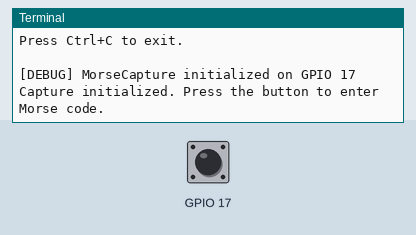
Recording of a program running on a simulated Raspberry Pi (BCM pin numbers). Parts: the last lines printed to the terminal. Inputs (shaded band) come from the test bench; at power-on: GPIO 17 HIGH. Threads take turns every 2 ms.

Above: at 1.2 s.
1.3 s: GPIO 17 pulled LOW for 0.15 s
At 2.6 s:
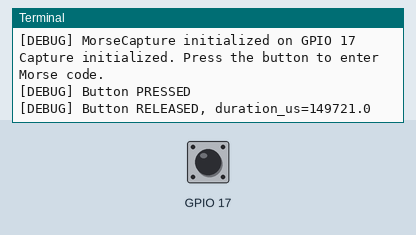
2.9 s: GPIO 17 pulled LOW for 3.2 s
At 3.4 s:
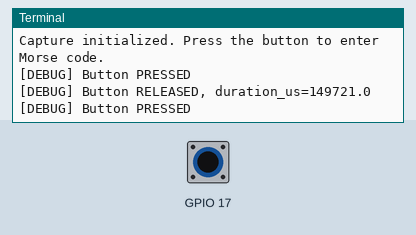
9.1 s: GPIO 17 pulled LOW for 1 s
At 13.0 s:
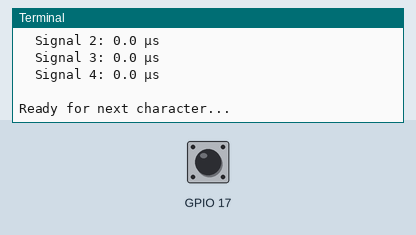
Timing chart, 0 to 14.5 s (numbered marks = the images above; inputs shaded):
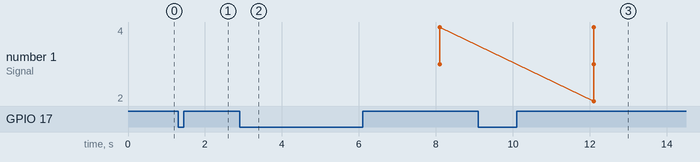

The program:

capture.py
```python
"""
Morse Code Signal Capture Module for Raspberry Pi 5

Captures timing signals from a physical button to decode Morse code.
Uses GPIO interrupts and high-precision timing to measure button press durations.

Hardware: Tactile button connected to GPIO 17 (BCM) with internal pull-up resistor.
"""

import time
import threading
from typing import List, Callable, Optional
from gpiozero import Button

# Configuration constants
MAX_SIGNALS = 4           # Maximum signals per character (Morse uses up to 4)
TIMEOUT_SECONDS = 2.0     # Timeout to detect end of character
GPIO_PIN = 17             # GPIO pin for button (BCM numbering)
BOUNCE_TIME = 0.05        # Debounce time to filter contact bounce (50ms)


class MorseCapture:
    """
    Captures Morse code timing signals from a GPIO button.

    Measures button press durations in microseconds and triggers a callback
    when a character is complete (detected via timeout after last release).
    """

    def __init__(
        self,
        gpio_pin: int = GPIO_PIN,
        on_character_complete: Optional[Callable[[List[float]], None]] = None,
        bounce_time: float = BOUNCE_TIME
    ):
        """
        Initialize the Morse capture system.

        Args:
            gpio_pin: BCM GPIO pin number for the button.
            on_character_complete: Callback function called when character is complete.
                                  Receives a list of 4 timing values (microseconds).
            bounce_time: Debounce time in seconds to filter mechanical contact bounce.
        """
        self.gpio_pin = gpio_pin
        self.on_character_complete = on_character_complete
        self.bounce_time = bounce_time

        # Thread-safe storage for captured signal durations
        self._signals: List[float] = []
        self._lock = threading.RLock()  # Re-entrant lock for nested calls

        # Timing state
        self._press_start_time: Optional[float] = None
        self._timeout_timer: Optional[threading.Timer] = None

        # Initialize GPIO button with internal pull-up resistor
        # With pull-up enabled, GPIO reads HIGH when button is open,
        # and LOW when button connects GPIO to GND
        self._button = Button(
            gpio_pin,
            pull_up=True,           # Use internal pull-up resistor (no external resistor needed)
            bounce_time=bounce_time  # Filter out mechanical contact bounce
        )

        # Register event handlers for button press/release
        # gpiozero calls these from a background thread when GPIO state changes
        self._button.when_pressed = self._on_button_pressed
        self._button.when_released = self._on_button_released

        print(f"[DEBUG] MorseCapture initialized on GPIO {gpio_pin}")
        self._running = True

    def _get_time_us(self) -> float:
        """Get current time in microseconds using high-precision timer."""
        # perf_counter_ns() provides nanosecond precision, convert to microseconds
        return time.perf_counter_ns() / 1000.0

    def _on_button_pressed(self) -> None:
        """Handle button press event - start timing the press duration."""
        if not self._running:
            return

        print("[DEBUG] Button PRESSED")

        # Cancel any pending timeout (user is still entering signals)
        self._cancel_timeout()

        # Record the start time for this press
        self._press_start_time = self._get_time_us()

    def _on_button_released(self) -> None:
        """Handle button release event - record duration and start timeout timer."""
        if not self._running or self._press_start_time is None:
            return

        # Calculate how long the button was pressed (in microseconds)
        release_time = self._get_time_us()
        duration_us = release_time - self._press_start_time
        self._press_start_time = None

        print(f"[DEBUG] Button RELEASED, duration_us={duration_us:.1f}")

        # Store the signal duration if we haven't exceeded the maximum
        with self._lock:
            if len(self._signals) < MAX_SIGNALS:
                self._signals.append(duration_us)

        # Start timeout timer - if no more presses occur within TIMEOUT_SECONDS,
        # we'll assume the character is complete
        self._start_timeout()

    def _start_timeout(self) -> None:
        """Start the timeout timer to detect end of character."""
        # Cancel any existing timeout (user may have pressed again)
        self._cancel_timeout()

        # Create a timer that will fire after TIMEOUT_SECONDS
        # The timer runs in a daemon thread, so it won't prevent program exit
        self._timeout_timer = threading.Timer(
            TIMEOUT_SECONDS,
            self._on_timeout
        )
        self._timeout_timer.daemon = True
        self._timeout_timer.start()

    def _cancel_timeout(self) -> None:
        """Cancel any pending timeout timer."""
        if self._timeout_timer is not None:
            self._timeout_timer.cancel()
            self._timeout_timer = None

    def _on_timeout(self) -> None:
        """
        Handle timeout event - character is complete.

        This is called when no button activity occurs for TIMEOUT_SECONDS.
        We package up the captured signals and trigger the callback.
        """
        if not self._running:
            return

        # Get the captured signals (padded to MAX_SIGNALS length)
        with self._lock:
            signals = self.get_padded_signals()
            self._signals = []  # Reset for next character

        # Trigger the callback if one was registered
        if self.on_character_complete is not None:
            self.on_character_complete(signals)

    def get_padded_signals(self) -> List[float]:
        """
        Get captured signals, padded to MAX_SIGNALS length.

        Returns a list of exactly MAX_SIGNALS float values (microseconds).
        Shorter sequences are padded with 0.0.
        """
        with self._lock:
            signals = self._signals.copy()

        # Pad with zeros if fewer than MAX_SIGNALS signals were captured
        while len(signals) < MAX_SIGNALS:
            signals.append(0.0)

        return signals[:MAX_SIGNALS]

    def close(self) -> None:
        """Clean up resources and stop capture."""
        self._running = False
        self._cancel_timeout()
        self._button.close()

    def __enter__(self):
        """Context manager entry."""
        return self

    def __exit__(self, exc_type, exc_val, exc_tb):
        """Context manager exit - ensures cleanup."""
        self.close()
        return False


# =============================================================================
# Standalone Testing
# =============================================================================

if __name__ == "__main__":
    print("=" * 50)
    print("  MorseAI Signal Capture Test")
    print("=" * 50)
    print(f"  GPIO Pin: {GPIO_PIN}")
    print(f"  Timeout: {TIMEOUT_SECONDS}s")
    print(f"  Bounce Time: {BOUNCE_TIME * 1000:.0f}ms")
    print("=" * 50)
    print()

    def on_char_complete(signals: List[float]) -> None:
        """Callback to display captured signals."""
        print(f"\n[Character Complete] Signals (µs): {signals}")
        print(f"  Signal 1: {signals[0]:,.1f} µs")
        print(f"  Signal 2: {signals[1]:,.1f} µs")
        print(f"  Signal 3: {signals[2]:,.1f} µs")
        print(f"  Signal 4: {signals[3]:,.1f} µs")
        print("\nReady for next character...")

    print("Press Ctrl+C to exit.\n")

    try:
        with MorseCapture(on_character_complete=on_char_complete) as capture:
            print("Capture initialized. Press the button to enter Morse code.")
            while True:
                time.sleep(0.1)
    except KeyboardInterrupt:
        print("\n\nCapture stopped.")
```

Measured:
- after the input at 1.3 s, the terminal: prints a new line at once (image 1)
- after the input at 9.1 s, the terminal: prints a new line at once (image 3)
